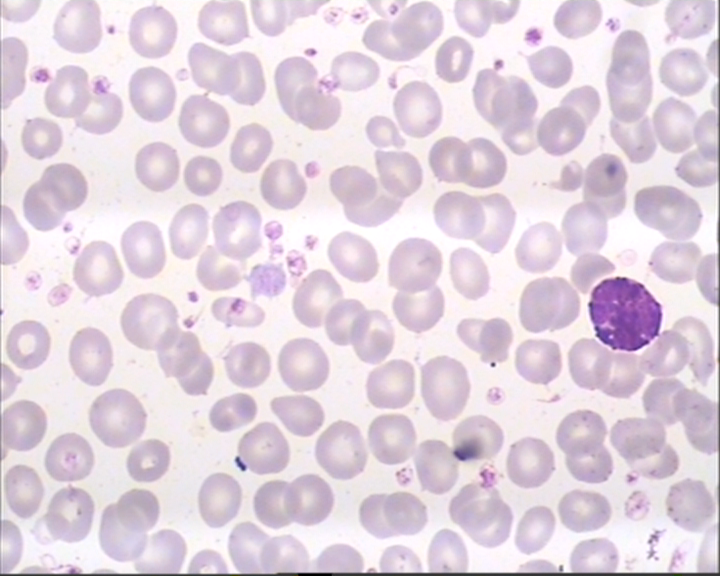
#> input picture base_dados/LISC Database/Main Dataset/Baso/10.bmp, 720 x 576 px; its folder holds only this picture in this run
$ python -i contagem_e_corte.py   (imports and definitions only)   (older library calls are emulated)
#> lines starting #> are read from the running program, lines starting #| are printed output that depends on the picture; after the words box and inside, x2 and y2 are one past the last pixel; in counts of white or black regions, pixels touching at a corner belong together
### codigo/extracao_recursos.py
from qt_core import *
import mahotas
from mahotas.features import surf
#Ver redes de aprendizados profundos. Deep learning.
#region-based cnn, r-cnn, u-net

class Extracao_Recursos():
    def __init__(self,pasta_dados):
#> called with pasta_dados = '../base_dados/base_dados_cinza_preparada'
        self.pasta_dados = pasta_dados

    def extrair_recursos(self,algoritmo):
        dados = list() # Armazenar as características das imagens
        classes = list() # Armazenar as classes das imagens
        for pasta in os.listdir(self.pasta_dados):
            subpastas = os.path.join(self.pasta_dados,pasta) # Carregar as subpastas
            if not pasta.startswith('.'):
                if(pasta in ['baso']):
                    label = 1
                elif(pasta in ['eosi']):
                    label = 2
                elif (pasta in ['lymp']):
                    label = 3
                elif (pasta in ['mono']):
                    label = 4
                elif (pasta in ['neut']):
                    label = 5
                else:
                    label = 0

            if os.path.isdir(subpastas):
                print(f"Carregando os dados da classe {subpastas}")
                for arquivoImagem in os.listdir(subpastas):
                    try:
                        imagem = cv2.imread(os.path.join(subpastas,arquivoImagem))
                        #imagem = cv2.resize(imagem,(300,300))
                        if(algoritmo =="haralick"):
                            caracteristicas = self.extrair_Haralick(imagem)
                        elif(algoritmo == "LBP"):
                            caracteristicas = self.extrair_LBP(imagem)
                        elif (algoritmo == "HOG"):
                            caracteristicas = self.extrair_hog(imagem)
                        dados.append(caracteristicas)
                        #print(label)
                        classes.append(label)

                    except Exception as e:
                        print(F"Erro ao carregar a imagem: {arquivoImagem}")
                        print(str(e))
        return dados, classes

    def extrair_Haralick(self,imagem):
        recursos = mahotas.features.haralick(imagem).mean(axis=0)
        return recursos

    # [20 lines left out: functions extrair_LBP, extrair_hog, main, not called in this run]

#main()

### codigo/classificador.py
from sklearn.ensemble import RandomForestClassifier
from sklearn.model_selection import train_test_split
from codigo.extracao_recursos import Extracao_Recursos
from sklearn.metrics import accuracy_score,precision_score
from sklearn.linear_model import LogisticRegression
from sklearn import svm
from sklearn.preprocessing import StandardScaler
from sklearn.neural_network import MLPClassifier
from sklearn.model_selection import cross_val_score
from sklearn.neighbors import KNeighborsClassifier
from sklearn.naive_bayes import GaussianNB
from sklearn.ensemble import AdaBoostClassifier
from sklearn.model_selection import GridSearchCV, KFold,RepeatedKFold
from sklearn.model_selection import GroupKFold
import os
import cv2
import numpy as np
from joblib import dump


class Criar_classificadores():
    # [77 lines left out: functions __init__, classificador_rf, classificador_reg_logistica, classificador_MLP, classificador_SVM, gerar_classificador_knn and 2 more, not called in this run]


def main():
    recursos = Extracao_Recursos("../base_dados/base_dados_cinza_preparada")
    dados, classes = recursos.extrair_recursos("haralick")
    classificadores = Criar_classificadores(dados, classes)
    modelo1 = classificadores.classificador_MLP()
    modelo2 = classificadores.classificador_reg_logistica()
    modelo3 = classificadores.classificador_rf()
    modelo4 = classificadores.classificador_SVM()
    modelo5 = classificadores.gerar_classificador_knn()

    #modelo6 = classificadores.gerar_classificador_NB()
    #modelo7 = classificadores.gerar_classificador_AdaBost()


# [21 lines left out: function main2, not called in this run]

main()

### codigo/contagem_e_corte.py
import cv2
from qt_core import *
from codigo.extracao_recursos import Extracao_Recursos
from joblib import dump, load
from codigo.classificador import Criar_classificadores
cont = 51

class Contagem:

    def __init__(self,imagem):
        img = cv2.imread(imagem)
#> img is the input picture: shape (576, 720, 3); mean B, G, R 223.3, 211.6, 225.8
        largura = int(img.shape[0] / 4)
        altura = int(img.shape[1] / 4)
        self.img = cv2.resize(img, (altura, largura))
        totalBrancas, imgV = self.contagem_globulos_brancos()
#> in contagem_globulos_brancos, `mask = cv2.inRange(blur, valor_minimo, valor_maximo)`:
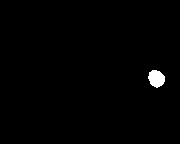
#> mask: shape (144, 180); 0.86% white; 1 white region, box (x1, y1, x2, y2) and area: (148, 70, 165, 88) 224
#> in contagem_globulos_brancos, `objetos, lx = cv2.findContours(final, cv2.RETR_EXTERNAL, cv2.CHAIN_APP..`: objetos = 1 contour; box (x1, y1, x2, y2) and area: (146, 67, 168, 90) 417; lx = [[-1, -1, -1, -1]]
#> the loop in contagem_globulos_brancos, `for i in objetos:` made 1 pass
#> (x, y, w, h, larguraR, alturaR) on pass 1: (146, 67, 22, 23, 5, 5)
#> pass 1, in contagem_globulos_brancos, `ROI = self.img[y:y + h, x:x + w]`:
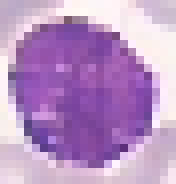
#> ROI: shape (23, 22, 3) (shown 8 times larger); mean B, G, R 196, 146.7, 184.6
#> after the loop in contagem_globulos_brancos, `for i in objetos:`: cont = 51; contador = 0
#> totalBrancas = 0
        totalVermelhas = self.contarVermelhas(imgV)
        #cv2.imshow('BRANCOS: ' + str(totalBrancas), self.img)
        img = cv2.resize(self.img,(600,600))
        cv2.imshow('BRANCOS: '+ str(totalBrancas)+'     VERMELHOS: '+ str(totalVermelhas), img)
        cv2.waitKey(0)

    def contarVermelhas(self,imgV):
        # Transformar em escala de cinza
        imgCinza = cv2.cvtColor(imgV, cv2.COLOR_BGR2GRAY)

        # Suavizar a imagem
        suave = cv2.GaussianBlur(imgCinza, (7, 7), 0)

        # Binarizar a imagem
        ret2, binn2 = cv2.threshold(suave.copy(), 0, 255, cv2.THRESH_BINARY + cv2.THRESH_OTSU)
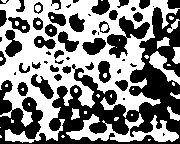
#> binn2: shape (144, 180); 51.4% white; 53 black regions (18 under 20 px), largest, box (x1, y1, x2, y2) and area: (0, 7, 180, 144) 8088, (107, 16, 150, 58) 722, (5, 30, 22, 57) 274
#> ret2 = 217

        # Removendo ruído
        kernel = np.ones((3, 3), np.uint8)
        binn2 = cv2.morphologyEx(binn2, cv2.MORPH_OPEN, kernel, iterations=2)
#> binn2: shape (144, 180); 41.6% white; 33 white regions, largest, box (x1, y1, x2, y2) and area: (0, 28, 76, 139) 3021, (59, 37, 147, 110) 2291, (57, 0, 122, 43) 1366

        # Erosão de 5 na imagem
        kernel = np.ones((3, 3), np.uint8)
        erosao = cv2.erode(binn2, kernel, iterations=1)
#> erosao: shape (144, 180); 29.2% white; 38 white regions (7 under 20 px), largest, box (x1, y1, x2, y2) and area: (0, 29, 75, 138) 2266, (60, 38, 143, 90) 1279, (58, 0, 108, 42) 900

        # Dilatação na imagem resultante da erosão
        kernelD = np.ones((9, 9), np.uint8)
        dilation = cv2.dilate(erosao, kernelD, iterations=1)
#> dilation: shape (144, 180); 77.1% white; 31 black regions (11 under 20 px), largest, box (x1, y1, x2, y2) and area: (82, 67, 180, 144) 2451, (0, 84, 113, 144) 1357, (122, 0, 180, 44) 813

        # Detectar bordas com Canny
        bordas = cv2.Canny(dilation, 20, 120, apertureSize=7)
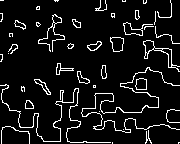
#> bordas: shape (144, 180); 8.2% white in thin lines or dots
        objetos, lx = cv2.findContours(bordas.copy(), cv2.RETR_EXTERNAL, cv2.CHAIN_APPROX_SIMPLE)
#> objetos = 43 contours, 26 with area under 20; largest, box (x1, y1, x2, y2) and area: (143, 40, 180, 72) 217, (110, 37, 124, 52) 148, (123, 22, 153, 36) 130, (135, 78, 147, 90) 107, (34, 79, 51, 95) 74; lx = 43 rows, first 6: [1, -1, -1, -1], [2, 0, -1, -1], [3, 1, -1, -1], [4, 2, -1, -1], [5, 3, -1, -1], [6, 4, -1, -1]

        cont = 0
        celulasVermehras = []
        plaquetas = []
        contador = 0
        for i in objetos:
            x, y, w, h = cv2.boundingRect(i)
            ROI = imgV[y:y + (h), x:x + (w)]  # pegar uma imagem do cortorno
            larguraR = int(ROI.shape[0] / 4)
            alturaR = int(ROI.shape[1] / 4)
            if (larguraR > 7 and larguraR < 100) or (alturaR > 7 and alturaR < 100):
                celulasVermehras.append(i)
#> this loop made 43 passes
#> (x, y, w, h, larguraR, alturaR) on passes 3, 5, 7, 8, 9, 11, 12, 13: (145, 130, 7, 14, 3, 1), (1, 126, 29, 18, 4, 7), (166, 109, 14, 14, 3, 3), (25, 100, 9, 9, 2, 2), (21, 86, 4, 6, 1, 1), (0, 84, 111, 59, 14, 27), (34, 79, 17, 16, 4, 4), (135, 78, 12, 12, 3, 3)
#> after the loop, celulasVermehras = 4 contours; box (x1, y1, x2, y2) and area: (143, 40, 180, 72) 217, (38, 14, 65, 52) 74, (81, 67, 180, 133) 51, (0, 84, 111, 143) 37

        cv2.drawContours(self.img, celulasVermehras, -1, (255, 0, 0), 2)
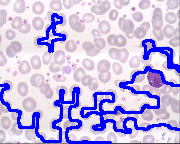
#> self.img: shape (144, 180, 3); mean B, G, R 229.7, 185.7, 197.5
        print(contador)
        return len(celulasVermehras)

    def contagem_globulos_brancos(self):
        tamanhoMinimo = 10
        imgV = self.img.copy()
        # Converter para o espaço de cor definido
        hsv = cv2.cvtColor(self.img, cv2.COLOR_LBGR2LAB)
        # Pegar a nargura e altura da imagem e dividir por 4, objetivo não ter imagens grandes

        # Realizar a suavsão da imagem
        blur = cv2.GaussianBlur(hsv, (5, 5), 0)

        # Configuração das cores a serem cortadas
        # 160,135,91  - 219,166,124
        # 165,140,96  - [219,166,124

        #valor_minimo = np.array([165, 140, 96])
        #valor_maximo = np.array([219, 166, 124])
        valor_minimo = np.array([130, 146, 20])
        valor_maximo = np.array([255, 255, 180])

        mask = cv2.inRange(blur, valor_minimo, valor_maximo)

        # Remover rupidos de fazer a dinação para juntas as partes
        kernal = np.ones((3, 3), np.uint8)
        opening = cv2.morphologyEx(mask, cv2.MORPH_OPEN, kernal, iterations=2)
        final = cv2.dilate(opening, kernal, iterations=3)

        # Pegar todos os contornos
        objetos, lx = cv2.findContours(final, cv2.RETR_EXTERNAL, cv2.CHAIN_APPROX_SIMPLE)

        # percorrer todos os objetos encontrados
        contador = 0
        global cont
        for i in objetos:
            x, y, w, h = cv2.boundingRect(i)
            # pegar a parte do objeto e gerar uma imagem
            ROI = self.img[y:y + h, x:x + w]
            larguraR = int(ROI.shape[0] / 4)
            alturaR = int(ROI.shape[1] / 4)
            if (larguraR > tamanhoMinimo):
                ext = Extracao_Recursos("")
                imgcinza = cv2.cvtColor(ROI, cv2.COLOR_RGB2GRAY)
                recurso_img = ext.extrair_Haralick(imgcinza)
                dir_folder = "codigo/arquivos_treinados"
                # [4 lines of commented-out code are left out]
                filename = 'codigo/svm.joblib.pkl'
                classifier = load(filename)
                #data = get_data(dir_folder)
                new_predict = classifier.predict([recurso_img])
                if(new_predict == [1]):
                    cv2.putText(self.img, "Basofolo", (x, y), cv2.FONT_HERSHEY_COMPLEX, 0.6, (0,0,255))
                    #print("baso")
                elif(new_predict == [2]):
                    cv2.putText(self.img, "Eusinofolo", (x, y), cv2.FONT_HERSHEY_COMPLEX, 0.6, (0, 0, 255))
                    #print("eosi")
                elif (new_predict == [3]):
                    cv2.putText(self.img, "Linfocitos ", (x, y), cv2.FONT_HERSHEY_COMPLEX, 0.6, (0, 0, 255))
                    #print("lymp")
                elif (new_predict == [4]):
                    cv2.putText(self.img, "Monocito ", (x, y), cv2.FONT_HERSHEY_COMPLEX, 0.6, (0, 0, 255))
                    #print("Monócito")
                elif (new_predict == [5]):
                    cv2.putText(self.img, "neutrofilo ", (x, y), cv2.FONT_HERSHEY_COMPLEX, 0.6, (0, 0, 255))
                    #print("neut")
                #print("A classe é ",new_predict)
                #cv2.imwrite("base/neut/" + str(cont) + ".bmp", imgcinza)
                cv2.rectangle(self.img, (x, y), (x + w, y + h), (0, 255, 0), 2)
                imgV[y:y + h, x:x + w] = 255
                # classe = reconhecimento(str(cont) + ".bmp")
                cont += 1
                contador += 1
                # cv2.putText(img,"QT_FONT_NORMAL",(y+50,x-20),cv2.QT_FONT_NORMAL,1,(0,0,255))

        # imgF = cv2.resize(imgV, (altura, largura))
        # cv2.imshow("T ",imgF)
        return contador, imgV

>>> result = Contagem('../base_dados/LISC Database/Main Dataset/Baso/10.bmp').contagem_globulos_brancos()
#> in __init__, `totalVermelhas = self.contarVermelhas(imgV)`: totalVermelhas = 4
#> in __init__, `img = cv2.resize(self.img,(600,600))`:
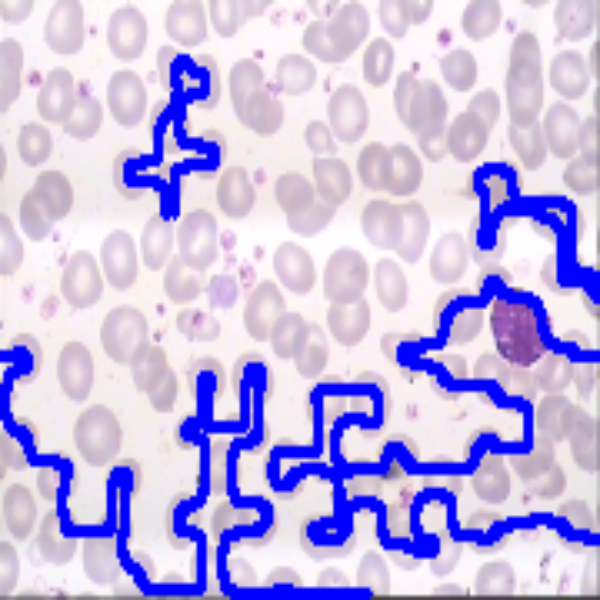
#> img: shape (600, 600, 3); mean B, G, R 229.6, 185.6, 197.4
#> in contagem_globulos_brancos (call 2), `final = cv2.dilate(opening, kernal, iterations=3)`:
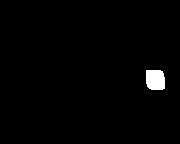
#> final: shape (144, 180); 1.4% white; 1 white region
#> in contagem_globulos_brancos (call 2), `objetos, lx = cv2.findContours(final, cv2.RETR_EXTERNAL, cv2.CHAIN_APP..`: objetos = 1 contour; box (x1, y1, x2, y2) and area: (146, 70, 165, 90) 319
#> the loop in contagem_globulos_brancos (call 2), `for i in objetos:` made 1 pass
#> (x, y, w, h, larguraR, alturaR) on pass 1: (146, 70, 19, 20, 5, 4)
#> after the loop in contagem_globulos_brancos (call 2), `for i in objetos:`: cont = 51; contador = 0

$ run again, on base_dados/LISC Database/Main Dataset/Baso/12.bmp
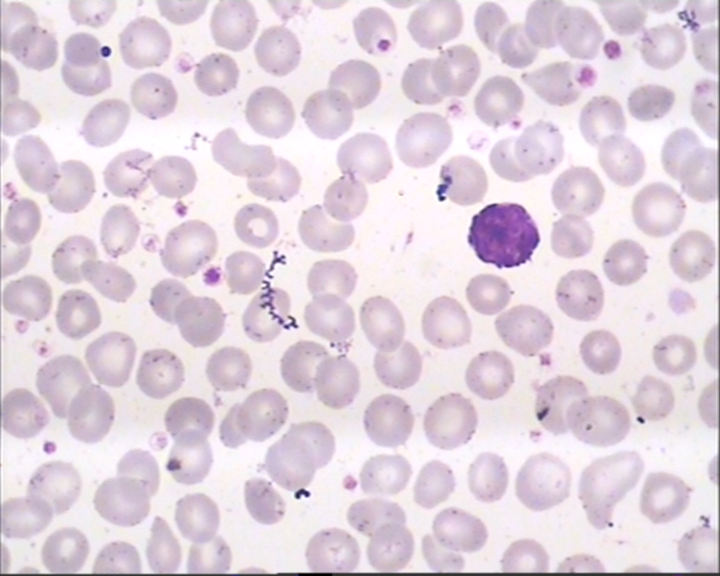
#> input picture base_dados/LISC Database/Main Dataset/Baso/12.bmp, 720 x 576 px
#> in __init__, img is the input picture: shape (576, 720, 3); mean B, G, R 222.4, 211.2, 225.3
#> hsv: shape (144, 180, 3); mean of channels 0, 1, 2 238.3, 131.4, 126.1
#> blur: shape (144, 180, 3); mean of channels 0, 1, 2 238.5, 131.4, 126.1
#> mask: shape (144, 180); 0.69% white; 2 white regions (1 under 20 px), largest, box (x1, y1, x2, y2) and area: (118, 52, 134, 66) 175
#> opening: shape (144, 180); 0.65% white; 1 white region, box (x1, y1, x2, y2) and area: (119, 52, 133, 66) 169
#> final: shape (144, 180); 1.4% white; 1 white region
#> in contagem_globulos_brancos, `objetos, lx = cv2.findContours(final, cv2.RETR_EXTERNAL, cv2.CHAIN_APP..`: objetos = 1 contour; box (x1, y1, x2, y2) and area: (116, 49, 136, 69) 340; lx = [[-1, -1, -1, -1]]
#> the loop in contagem_globulos_brancos, `for i in objetos:` made 1 pass
#> (x, y, w, h, larguraR, alturaR) on pass 1: (116, 49, 20, 20, 5, 5)
#> after the loop in contagem_globulos_brancos, `for i in objetos:`: cont = 51; contador = 0
#> in contarVermelhas, `ret2, binn2 = cv2.threshold(suave.copy(), 0, 255, cv2.THRESH_BINARY + ..`:
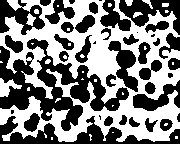
#> binn2: shape (144, 180); 49.4% white; 34 white regions (25 under 20 px), largest, box (x1, y1, x2, y2) and area: (0, 0, 180, 142) 12154, (0, 78, 22, 97) 211, (26, 13, 36, 26) 71
#> ret2 = 217
#> erosao: shape (144, 180); 28.1% white; 43 white regions (10 under 20 px), largest, box (x1, y1, x2, y2) and area: (101, 91, 180, 140) 1337, (6, 19, 85, 76) 1091, (87, 8, 118, 84) 1018
#> dilation: shape (144, 180); 78.1% white; 33 black regions (11 under 20 px), largest, box (x1, y1, x2, y2) and area: (104, 0, 180, 47) 1194, (41, 53, 117, 108) 882, (0, 49, 43, 106) 830
#> bordas: shape (144, 180); 8.6% white in thin lines or dots
#> in contarVermelhas, `objetos, lx = cv2.findContours(bordas.copy(), cv2.RETR_EXTERNAL, cv2.C..`: objetos = 46 contours, 31 with area under 20; largest, box (x1, y1, x2, y2) and area: (12, 90, 70, 144) 342, (119, 45, 146, 77) 235, (136, 96, 166, 108) 162, (0, 0, 57, 30) 142, (84, 81, 97, 94) 122; lx = 46 rows, first 6: [1, -1, -1, -1], [2, 0, -1, -1], [3, 1, -1, -1], [4, 2, -1, -1], [5, 3, -1, -1], [6, 4, -1, -1]
#> the loop in contarVermelhas, `for i in objetos:` made 46 passes
#> (x, y, w, h, larguraR, alturaR) on passes 1, 2, 3, 4, 5, 6, 7, 9: (171, 131, 9, 13, 3, 2), (163, 122, 6, 6, 1, 1), (79, 122, 70, 22, 5, 17), (0, 121, 13, 11, 2, 3), (0, 121, 11, 7, 1, 2), (106, 120, 5, 4, 1, 1), (124, 119, 7, 3, 0, 1), (64, 107, 16, 20, 5, 4)
#> after the loop in contarVermelhas, `for i in objetos:`: celulasVermehras = 7 contours, 3 with area under 20; largest, box (x1, y1, x2, y2) and area: (12, 90, 70, 144) 342, (119, 45, 146, 77) 235, (0, 0, 57, 30) 142, (41, 53, 117, 108) 46
#> totalVermelhas = 7
#> img: shape (600, 600, 3)
#> hsv: shape (144, 180, 3); mean of channels 0, 1, 2 216.3, 142.4, 110.5
#> blur: shape (144, 180, 3); mean of channels 0, 1, 2 216.4, 142.4, 110.5
#> mask: shape (144, 180); 10.9% white in thin lines or dots
#> opening: shape (144, 180); 0.14% white; 1 white region, box (x1, y1, x2, y2) and area: (123, 56, 129, 62) 35
#> in contagem_globulos_brancos (call 2), `final = cv2.dilate(opening, kernal, iterations=3)`:
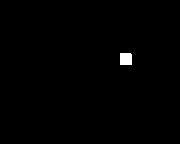
#> final: shape (144, 180); 0.55% white; 1 white region, box (x1, y1, x2, y2) and area: (120, 53, 132, 65) 143
#> in contagem_globulos_brancos (call 2), `objetos, lx = cv2.findContours(final, cv2.RETR_EXTERNAL, cv2.CHAIN_APP..`: objetos = 1 item
#> the loop in contagem_globulos_brancos (call 2), `for i in objetos:` made 1 pass
#> (x, y, w, h, larguraR, alturaR) on pass 1: (120, 53, 12, 12, 3, 3)
#> after the loop in contagem_globulos_brancos (call 2), `for i in objetos:`: cont = 51; contador = 0

$ run again, on base_dados/LISC Database/Main Dataset/Baso/16.bmp
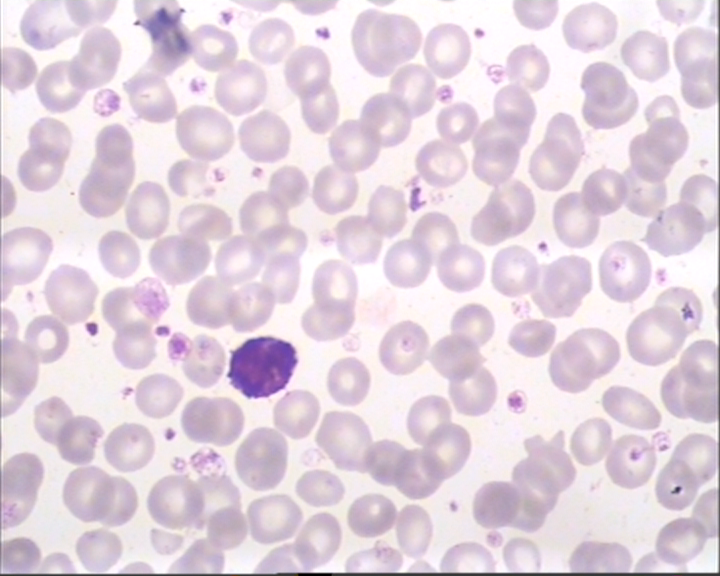
#> input picture base_dados/LISC Database/Main Dataset/Baso/16.bmp, 720 x 576 px
#> in __init__, img is the input picture: shape (576, 720, 3); mean B, G, R 223, 211.6, 226.6
#> hsv: shape (144, 180, 3); mean of channels 0, 1, 2 238.5, 131.6, 126
#> blur: shape (144, 180, 3); mean of channels 0, 1, 2 238.7, 131.6, 126
#> mask: shape (144, 180); 0.62% white; 2 white regions (1 under 20 px), largest, box (x1, y1, x2, y2) and area: (58, 86, 73, 99) 158
#> opening: shape (144, 180); 0.58% white; 1 white region, box (x1, y1, x2, y2) and area: (59, 86, 73, 98) 151
#> final: shape (144, 180); 1.3% white; 1 white region
#> in contagem_globulos_brancos, `objetos, lx = cv2.findContours(final, cv2.RETR_EXTERNAL, cv2.CHAIN_APP..`: objetos = 1 contour; box (x1, y1, x2, y2) and area: (56, 83, 76, 101) 310; lx = [[-1, -1, -1, -1]]
#> the loop in contagem_globulos_brancos, `for i in objetos:` made 1 pass
#> (x, y, w, h, larguraR, alturaR) on pass 1: (56, 83, 20, 18, 4, 5)
#> after the loop in contagem_globulos_brancos, `for i in objetos:`: cont = 51; contador = 0
#> in contarVermelhas, `ret2, binn2 = cv2.threshold(suave.copy(), 0, 255, cv2.THRESH_BINARY + ..`:
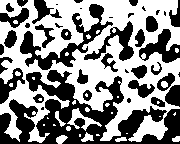
#> binn2: shape (144, 180); 54.1% white; 42 black regions (12 under 20 px), largest, box (x1, y1, x2, y2) and area: (0, 70, 180, 144) 5695, (20, 4, 113, 70) 1470, (139, 29, 180, 63) 641
#> ret2 = 216
#> erosao: shape (144, 180); 32.7% white; 36 white regions (7 under 20 px), largest, box (x1, y1, x2, y2) and area: (53, 37, 150, 140) 2455, (42, 0, 177, 43) 2373, (2, 24, 39, 79) 574
#> dilation: shape (144, 180); 80.6% white; 36 black regions (16 under 20 px), largest, box (x1, y1, x2, y2) and area: (0, 72, 114, 144) 2515, (145, 78, 180, 144) 777, (142, 32, 180, 60) 342
#> bordas: shape (144, 180); 7.4% white in thin lines or dots
#> in contarVermelhas, `objetos, lx = cv2.findContours(bordas.copy(), cv2.RETR_EXTERNAL, cv2.C..`: objetos = 48 contours, 34 with area under 20; largest, box (x1, y1, x2, y2) and area: (24, 35, 38, 60) 150, (81, 131, 96, 143) 148, (48, 51, 70, 63) 112, (0, 72, 114, 144) 108, (121, 30, 131, 57) 77; lx = 48 rows, first 6: [1, -1, -1, -1], [2, 0, -1, -1], [3, 1, -1, -1], [4, 2, -1, -1], [5, 3, -1, -1], [6, 4, -1, -1]
#> the loop in contarVermelhas, `for i in objetos:` made 48 passes
#> (x, y, w, h, larguraR, alturaR) on passes 1, 2, 3, 6, 7, 9, 10, 12: (172, 132, 8, 12, 3, 2), (53, 132, 15, 12, 3, 3), (81, 131, 15, 12, 3, 3), (113, 113, 28, 31, 7, 7), (145, 111, 7, 3, 0, 1), (72, 102, 4, 4, 1, 1), (37, 96, 5, 5, 1, 1), (141, 86, 9, 8, 2, 2)
#> after the loop in contarVermelhas, `for i in objetos:`: celulasVermehras = 3 contours, 2 with area under 20; largest, box (x1, y1, x2, y2) and area: (0, 72, 114, 144) 108
#> totalVermelhas = 3
#> img: shape (600, 600, 3)
#> hsv: shape (144, 180, 3); mean of channels 0, 1, 2 223, 139.3, 115.1
#> blur: shape (144, 180, 3); mean of channels 0, 1, 2 223.1, 139.3, 115.1
#> mask: shape (144, 180); 8.3% white in thin lines or dots, all inside (x1, y1, x2, y2) = (0, 31, 180, 144)
#> opening: shape (144, 180); 0.29% white; 1 white region, box (x1, y1, x2, y2) and area: (59, 88, 69, 96) 76
#> in contagem_globulos_brancos (call 2), `final = cv2.dilate(opening, kernal, iterations=3)`:
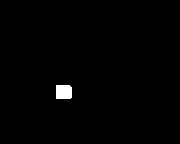
#> final: shape (144, 180); 0.85% white; 1 white region, box (x1, y1, x2, y2) and area: (56, 85, 72, 99) 220
#> in contagem_globulos_brancos (call 2), `objetos, lx = cv2.findContours(final, cv2.RETR_EXTERNAL, cv2.CHAIN_APP..`: objetos = 1 item
#> the loop in contagem_globulos_brancos (call 2), `for i in objetos:` made 1 pass
#> (x, y, w, h, larguraR, alturaR) on pass 1: (56, 85, 16, 14, 3, 4)
#> after the loop in contagem_globulos_brancos (call 2), `for i in objetos:`: cont = 51; contador = 0
